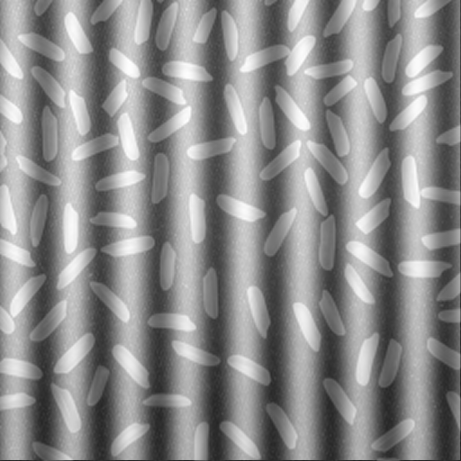
#> input picture homework_03/images/gao.png, 461 x 461 px; the run also reads 2 pictures not shown here
$ jupyter execute cv03_hw_TruongGiaBao3778911.ipynb   (shell and % lines are left out)
#> lines starting #> are read from the running program, lines starting #| are printed output that depends on the picture; long printed decimals are rounded
# Lọc nhiễu sin tự động

Trong bài thực hành trên lớp, chúng ta đã tiến hành lọc nhiễu sin thủ công dựa trên tọa độ của điểm có cường độ sáng lớn. Trong bài tập về nhà, chúng ta cần đưa ra phương án xử lý mà không cần tìm tọa độ theo cách thủ công như vậy.

Gợi ý:
- Đọc ảnh xám
- Chuyển sang miền tần số
- Tìm tọa độ các điểm có giá trị lớn nhất cục bộ (trừ điểm chính giữa)
- So sánh với ngưỡng, nếu lớn hơn thì loại bỏ điểm đó (thay bằng giá trị nhỏ nhất)
- Chuyển về ảnh bình thường, kiểm tra kết quả

[cell 1]
import cv2
import matplotlib.pyplot as plt
import numpy as np

[cell 2]
# read input as grayscale
img = cv2.imread('images/gao.png', 0)
#> img is the input picture: shape (461, 461); min 37, max 255, mean 140.2
plt.imshow(img, cmap='gray')
plt.show()

[cell 3]
img = cv2.imread('images/gao.png', 0)
dft = cv2.dft(np.float32(img),flags = cv2.DFT_COMPLEX_OUTPUT)
dft_shift = np.fft.fftshift(dft)
magnitude_spectrum = 20*np.log(cv2.magnitude(dft_shift[:,:,0],dft_shift[:,:,1]))
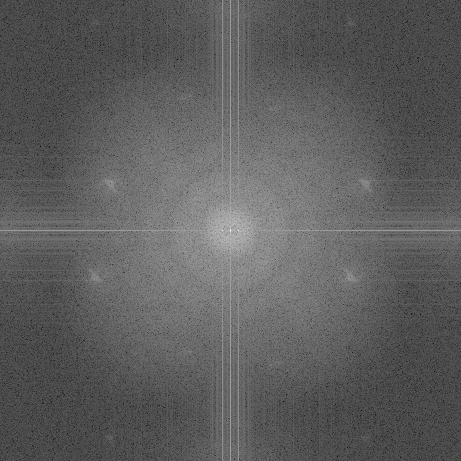
#> magnitude_spectrum: shape (461, 461) float32; min -3.33, max 344.2, mean 124.7; drawn with min black and max white
plt.figure(figsize=(5,5))
plt.imshow(magnitude_spectrum, cmap = 'gray')
plt.show()

[cell 4]
print(dft_shift.shape)
#| (461, 461, 2)
print(magnitude_spectrum.shape)
#| (461, 461)

Yêu cầu: Hoàn thiện hàm local_maximum

Input:
- spec: phổ của ảnh đầu vào
- win_size: kích thước cửa sổ
- thresh: ngưỡng

Output: max_pos - tọa độ cực đại địa phương cần loại bỏ

[cell 5]
import numpy as np
from scipy.ndimage import maximum_filter

def local_maximum(spec, win_size, thresh):
    max_pos = []
    max_spec = maximum_filter(spec, footprint=np.ones((win_size, win_size)))
    for i in range(spec.shape[0]):
        for j in range(spec.shape[1]):
            if spec[i, j] == max_spec[i, j] and spec[i, j] > thresh:
                max_pos.append((i, j))

    return max_pos

[cell 6]
img = cv2.imread('images/gao.png', 0)
dft = cv2.dft(np.float32(img),flags = cv2.DFT_COMPLEX_OUTPUT)
dft_shift = np.fft.fftshift(dft)
magnitude_spectrum = 20*np.log(cv2.magnitude(dft_shift[:,:,0],dft_shift[:,:,1]))
print(magnitude_spectrum[230,230])
#| 344.198

[cell 7]
### YOUR CODE HERE
# Giả sử 'magnitude_spectrum' là phổ ảnh đã tính
img = cv2.imread('images/gao.png', 0)
dft = cv2.dft(np.float32(img),flags = cv2.DFT_COMPLEX_OUTPUT)
dft_shift = np.fft.fftshift(dft)
magnitude_spectrum = 20*np.log(cv2.magnitude(dft_shift[:,:,0],dft_shift[:,:,1]))
win_size = 20
thresh = np.max(magnitude_spectrum) * 0.2
#> thresh = 68.84

max_pos = local_maximum(magnitude_spectrum, win_size, thresh)
#> max_pos = 326 pairs, first value 0 to 460, second value 0 to 460
print("Tọa độ các cực đại cần loại bỏ:", max_pos)
#> (printed output is left out)

for i in range(len(max_pos)):
    x, y = max_pos[i]
    if x==y:
        dft_shift[x-3:x+3, y+6:y+12] = 255
        dft_shift[-x-3:-x+3, -y-12:-y-6] = 255
#> this loop made 326 passes
#> (x, y) on passes 1 to 3: (0, 178), (0, 198), (0, 293)

magnitude_spectrum = 20*np.log(cv2.magnitude(dft_shift[:,:,0],dft_shift[:,:,1]))
plt.figure(figsize=(8,8))
plt.imshow(magnitude_spectrum, cmap = 'gray')
plt.show()
dft_ishift = np.fft.ifftshift(dft_shift)
idft = cv2.idft(dft_ishift)
img_back = cv2.magnitude(idft[:,:,0],idft[:,:,1])
plt.imshow(img_back, cmap = 'gray')
plt.show()

# Xây dựng chuỗi xử lý nhiễu

Yêu cầu: Xây dựng một chuỗi xử lý chung cho nhiều loại nhiễu khác nhau, cần kết hợp các chiến thuật đã học một cách hợp lý, có thể thay đổi tham số truyền vào

## Ảnh cần xử lý

[cell 8]
import cv2
import matplotlib.pyplot as plt
import os

[cell 9]
img_names = os.listdir('images/')
plt.figure(figsize=(5,5))
for i, img_name in enumerate(img_names):
    img = cv2.imread(os.path.join('images/', img_name))
    img = cv2.cvtColor(img, cv2.COLOR_BGR2RGB) # for showing purpose
    plt.subplot(2,2,i+1)
    plt.imshow(img)
plt.show()
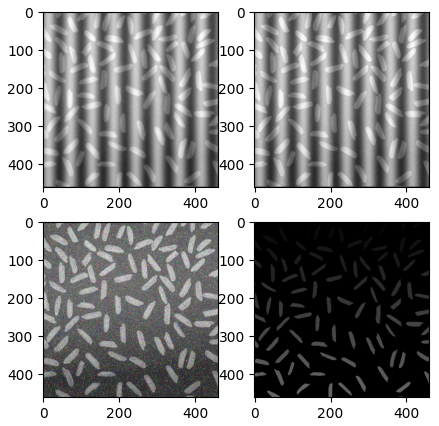
#> figure drawn by matplotlib, 4 panels

[cell 10]
def denoise_series(img_path):
#> called with img_path = 'images/gao.png'
    img = cv2.imread(img_path, 0)
    dft = cv2.dft(np.float32(img),flags = cv2.DFT_COMPLEX_OUTPUT)
    dft_shift = np.fft.fftshift(dft)
    magnitude_spectrum = 20*np.log(cv2.magnitude(dft_shift[:,:,0],dft_shift[:,:,1]))
    win_size = 20
    thresh = np.max(magnitude_spectrum) * 0.2
#> thresh = 68.84
    max_pos = local_maximum(magnitude_spectrum, win_size, thresh)
    for i in range(len(max_pos)):
        x, y = max_pos[i]
        if x==y:
            dft_shift[x-3:x+3, y+6:y+12] = 255
            dft_shift[-x-3:-x+3, -y-12:-y-6] = 255
    magnitude_spectrum = 20*np.log(cv2.magnitude(dft_shift[:,:,0],dft_shift[:,:,1]))
    dft_ishift = np.fft.ifftshift(dft_shift)
    idft = cv2.idft(dft_ishift)
    img_back = cv2.magnitude(idft[:,:,0],idft[:,:,1])
    img_back = cv2.medianBlur(img_back, 5)
    img_back = cv2.GaussianBlur(img_back, (5, 5), 0)
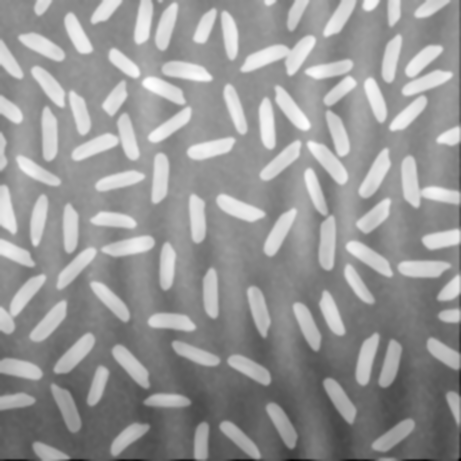
#> img_back: shape (461, 461) float32; min 12919709, max 41333704, mean 29778626; drawn with min black and max white
    img_back = cv2.bilateralFilter(img_back, 9, 75, 75)
    plt.figure(figsize=(5,5))
    plt.subplot(1,2,1)
    plt.imshow(img, cmap = 'gray')
    plt.title('Input Image')
    plt.subplot(1,2,2)
    plt.imshow(img_back, cmap = 'gray')
    plt.title('Output Image')
    plt.show()
    return img_back

[cell 11]
img_path = 'images/gao.png'
img = cv2.imread(img_path, 0)
img_back = denoise_series(img_path)
# plt.imshow(img_back, cmap = 'gray')

[cell 12]
denoise_series('images/gao2.png')
#> call 2 of denoise_series, with img_path = 'images/gao2.png'
#> in denoise_series (call 2), `img = cv2.imread(img_path, 0)`:
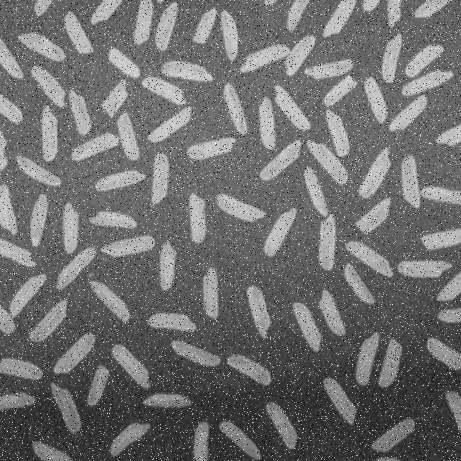
#> img: shape (461, 461); min 0, max 255, mean 111.7
#> in denoise_series (call 2), `magnitude_spectrum = 20*np.log(cv2.magnitude(dft_shift[:,:,0],dft_shif..`:
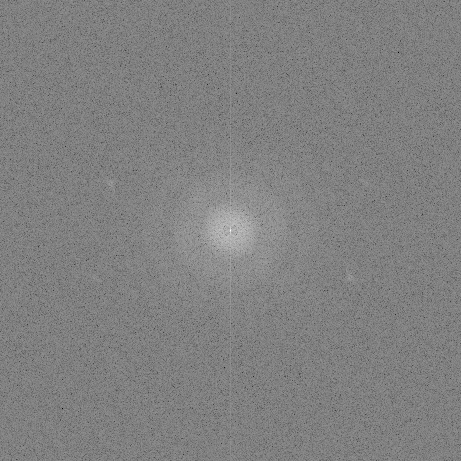
#> magnitude_spectrum: shape (461, 461) float32; min 18.7, max 339.7, mean 180.9; drawn with min black and max white
#> in denoise_series (call 2), `thresh = np.max(magnitude_spectrum) * 0.2`: thresh = 67.93
#> call 3 of local_maximum, with win_size = 20, thresh = 67.93
#> in local_maximum (call 3), `max_spec = maximum_filter(spec, footprint=np.ones((win_size, win_size)))`:
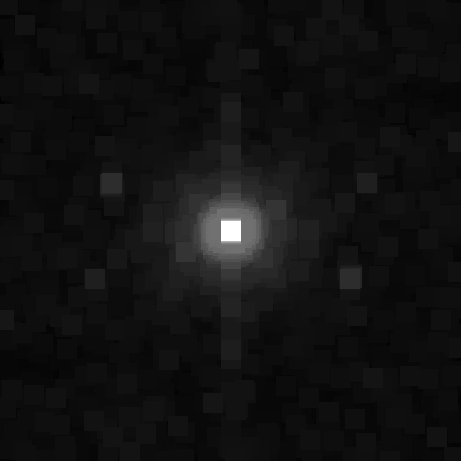
#> max_spec: shape (461, 461) float32; min 195.7, max 339.7, mean 205.9; drawn with min black and max white
#> in denoise_series (call 2), `max_pos = local_maximum(magnitude_spectrum, win_size, thresh)`: max_pos = 521 pairs, first value 0 to 460, second value 0 to 460
#> the loop in denoise_series (call 2), `for i in range(len(max_pos)):` made 521 passes
#> (x, y) on passes 1 to 3: (0, 28), (0, 71), (0, 123)

[cell 13]
denoise_series('images/gao3.png')
#> call 3 of denoise_series, with img_path = 'images/gao3.png'
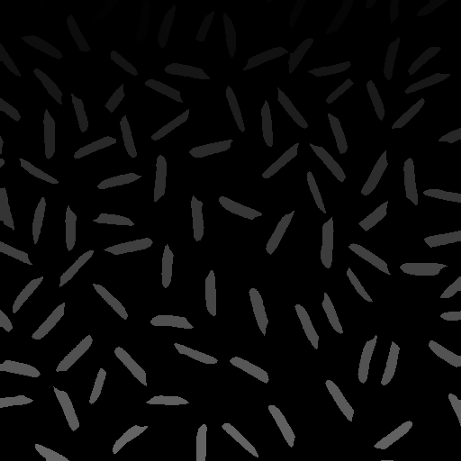
#> input picture homework_03/images/gao3.png, 461 x 461 px
#> in denoise_series, img is the input picture: shape (461, 461); min 0, max 114, mean 8.4
#> in denoise_series (call 3), `magnitude_spectrum = 20*np.log(cv2.magnitude(dft_shift[:,:,0],dft_shif..`:
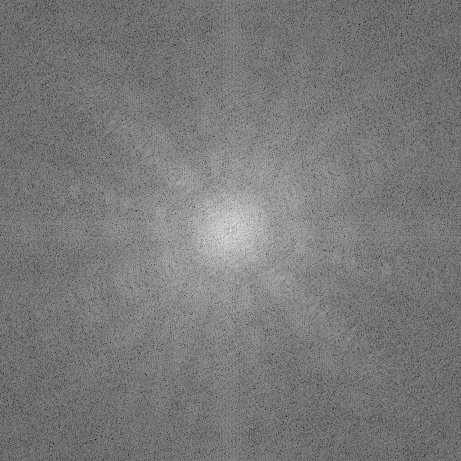
#> magnitude_spectrum: shape (461, 461) float32; min 26.38, max 287.9, mean 151; drawn with min black and max white
#> in denoise_series (call 3), `thresh = np.max(magnitude_spectrum) * 0.2`: thresh = 57.59
#> call 4 of local_maximum, with win_size = 20, thresh = 57.59
#> in local_maximum (call 4), `max_spec = maximum_filter(spec, footprint=np.ones((win_size, win_size)))`:
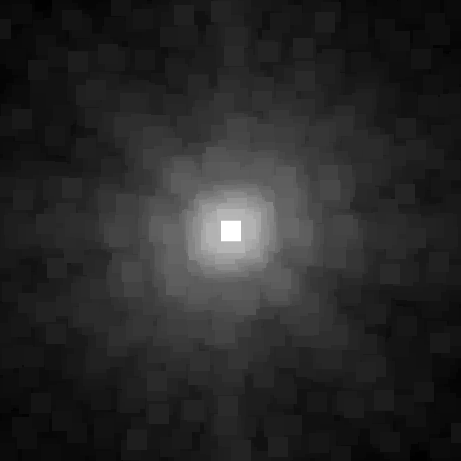
#> max_spec: shape (461, 461) float32; min 154.7, max 287.9, mean 175.9; drawn with min black and max white
#> in denoise_series (call 3), `max_pos = local_maximum(magnitude_spectrum, win_size, thresh)`: max_pos = 425 pairs, first value 0 to 460, second value 0 to 460
#> the loop in denoise_series (call 3), `for i in range(len(max_pos)):` made 425 passes
#> (x, y) on passes 1 to 3: (0, 19), (0, 89), (0, 200)
#> in denoise_series (call 3), `img_back = cv2.GaussianBlur(img_back, (5, 5), 0)`:
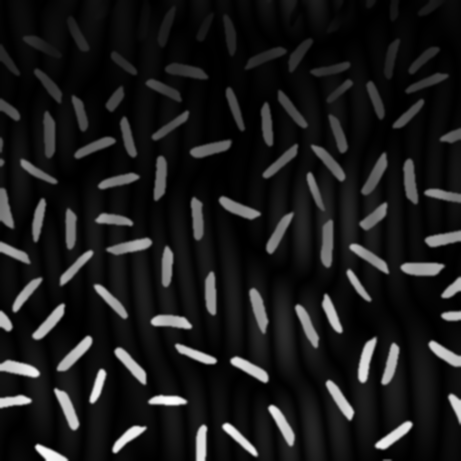
#> img_back: shape (461, 461) float32; min 12008.4, max 22137922, mean 2324435.2; drawn with min black and max white
